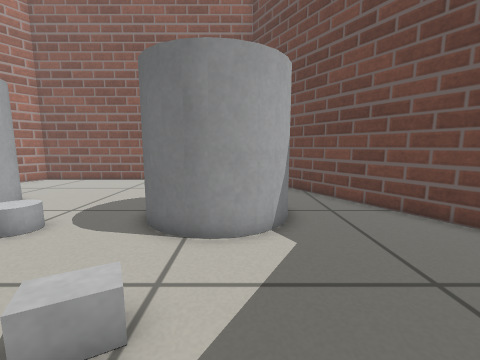
[1] (above)

16 first-person views from a walk through a world built for the Gazebo simulator. The camera is 0.49 m above the floor, tilts 8° down and sees 90° across. The floor is counted in squares, 0.2 m on a side. Each view is taken from the middle of a square. On the plan, view 1 faces up. The plan holds only what a view shows up to about 17 squares ahead; the rest is blank.

[2]
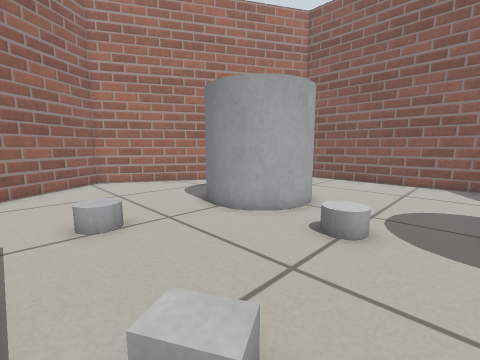

[3]
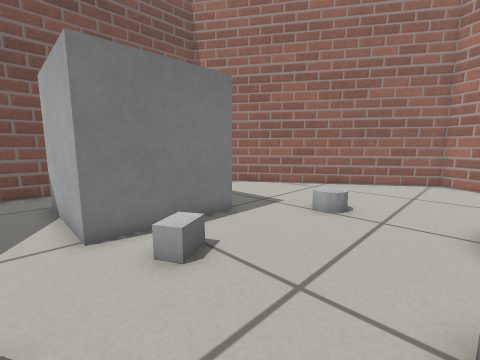

[4]
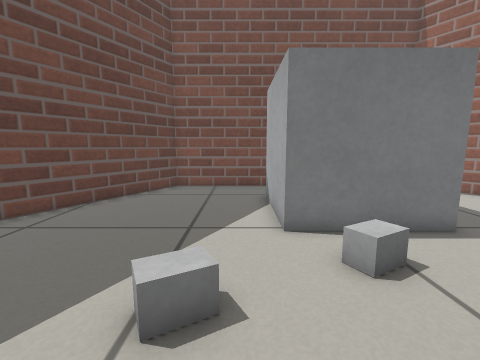

[5]
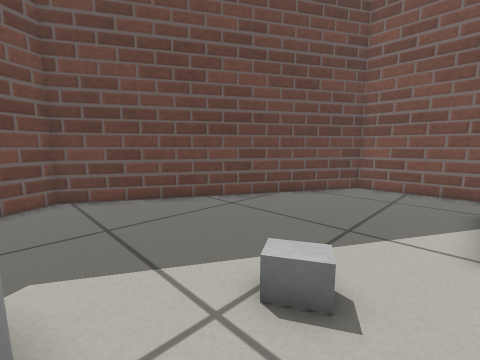

[6]
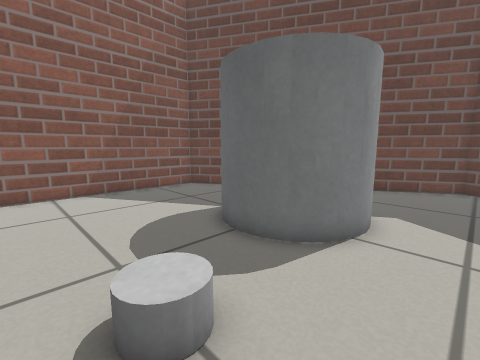

[7]
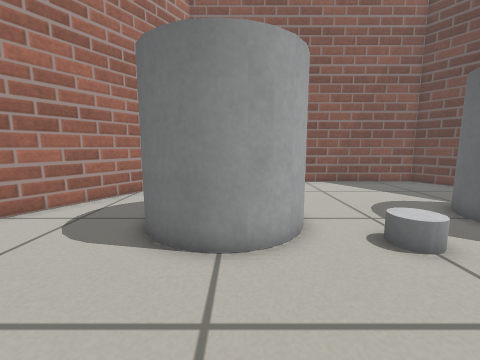

[8]
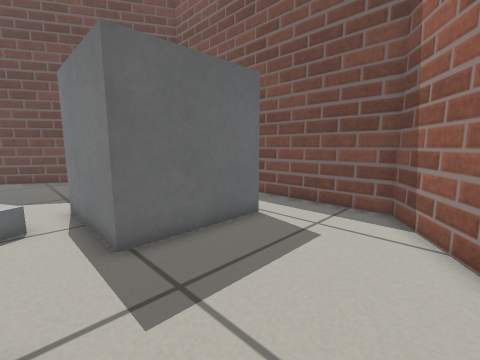

[9]
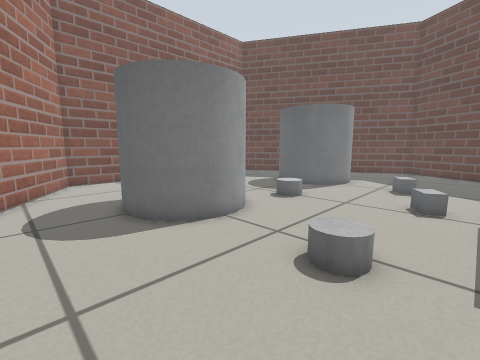

[10]
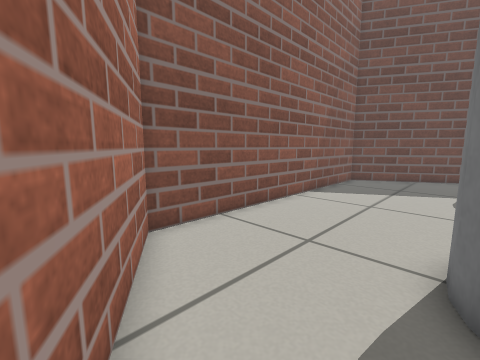

[11]
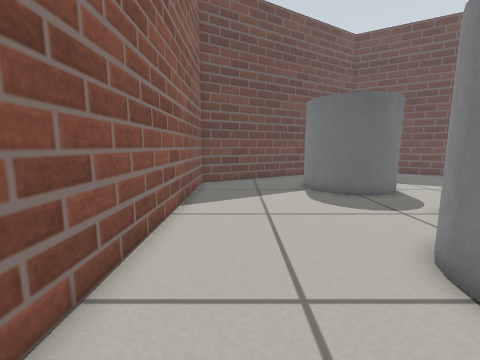

[12]
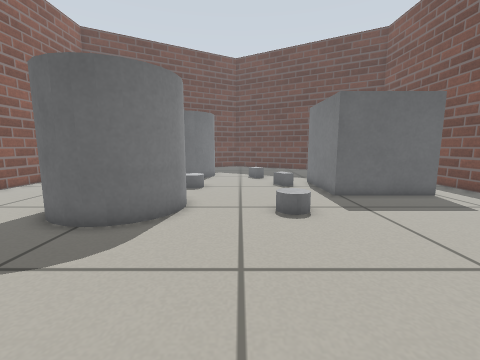

[13]
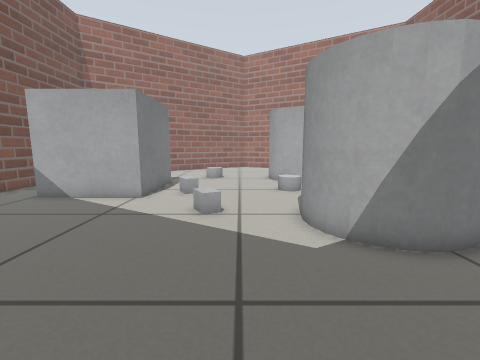

[14]
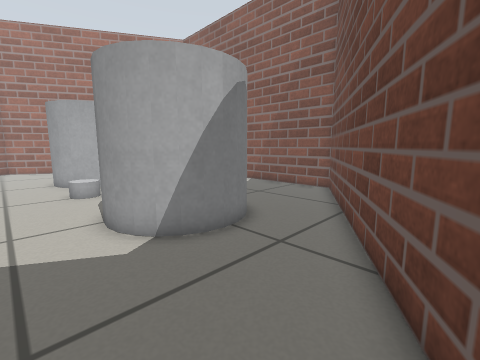

[15]
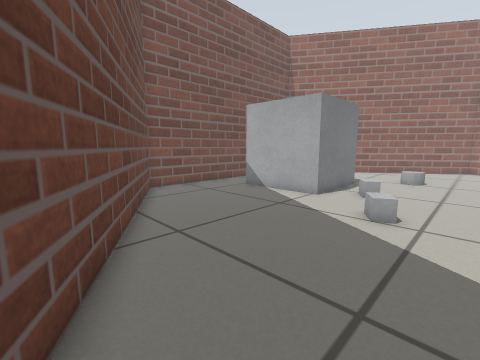

[16]
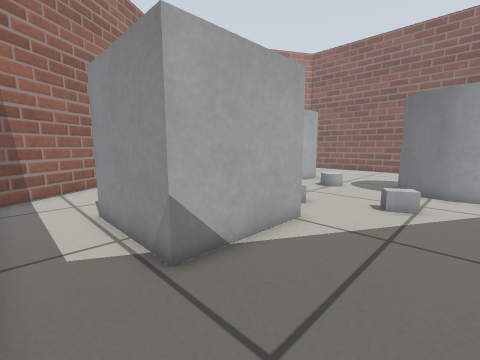

### Floor plan
Key: @ floor where view 1 was taken; # wall or solid block; . floor; C grey cylinder; B grey box.
Columns run from 22 left of view 1 to 8 right of it. Each row starts with its distance up from view 1.
 18        #################
 17        #...............##
 16       ##................#
 15       #.................##
 14      ##..................##
 13     ##....................#
 12     #.....................##
 11    ##....CCCC.......CCC....#
 10    #.....C  CC.....CC  C...##
  9   ##....C    C.....C    C...##
  8   #.....C    C.....C   C.....#
  7  ##......CCCC..CC..CC CC.....##
  6 ##........CC...C.....CC.......#
  5 #.............................#
  4 #.............................#
  3 ##.................BB.........#
  2  ##.......C.....B...B........##
  1   #.............BB...........#
  0   ##..................@.....##
 -1    ##........BBBBBB........##
 -2     #........B    B........#
 -3     ##.......B    B.......##
 -4      ##......B    B.......#
 -5       #......B    B......##
 -6       ##.....BBBBB.......#
 -7        ##...............##
 -8         ##.............##
 -9          ###############

Where each view was taken, in squares from view 1:
view 1: 0 up, 0 right, facing up
view 2: 0 up, 4 left, facing up-left
view 3: 6 up, 3 left, facing down-left
view 4: 6 up, 3 left, facing down
view 5: 6 up, 4 left, facing down-right
view 6: 4 up, 8 left, facing up-right
view 7: 1 up, 11 left, facing up
view 8: 1 up, 15 left, facing down-right
view 9: 0 up, 17 left, facing up-right
view 10: 11 up, 17 left, facing up-right
view 11: 15 up, 15 left, facing right
view 12: 4 up, 21 left, facing right
view 13: 4 up, 7 right, facing left
view 14: 4 up, 7 right, facing up-left
view 15: 5 up, 7 right, facing down-left
view 16: 8 down, 0 right, facing up-left
